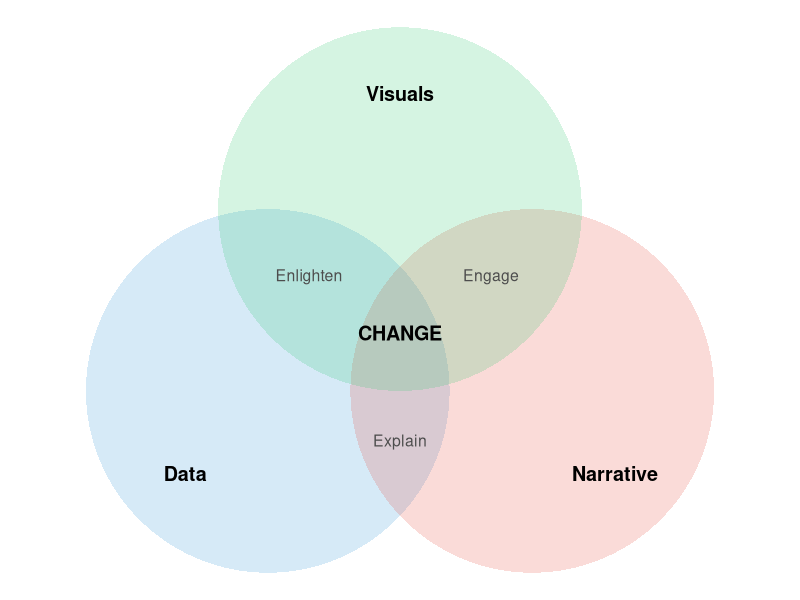
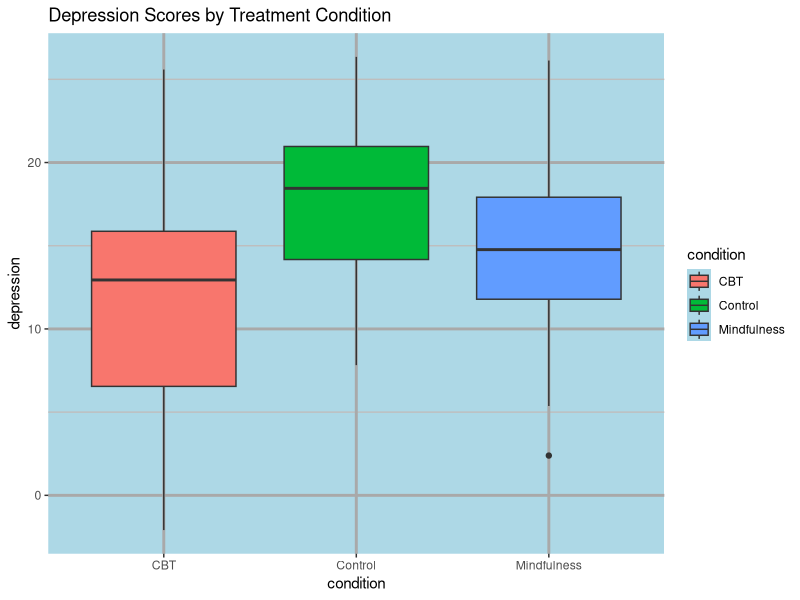
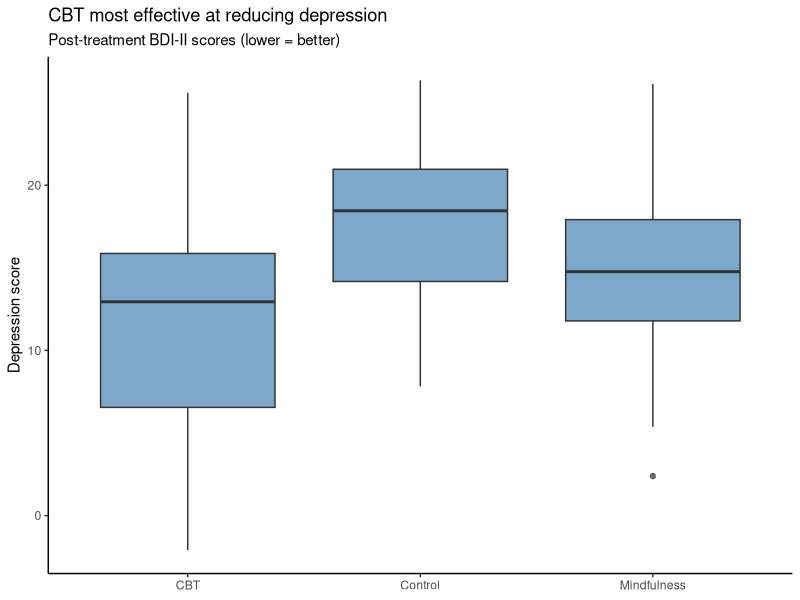
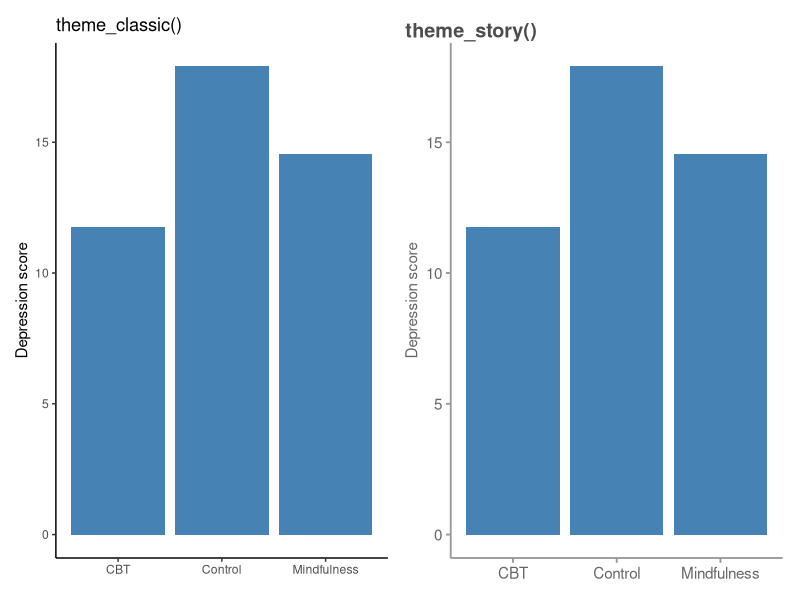
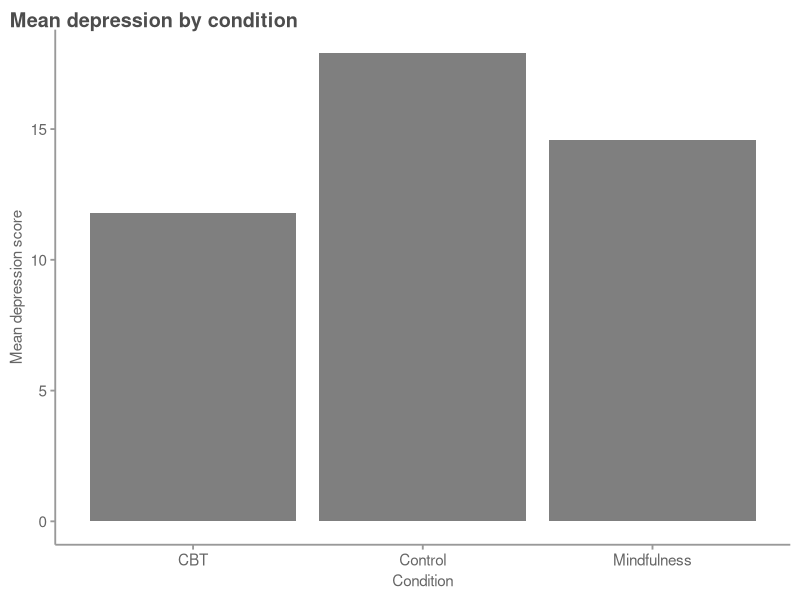
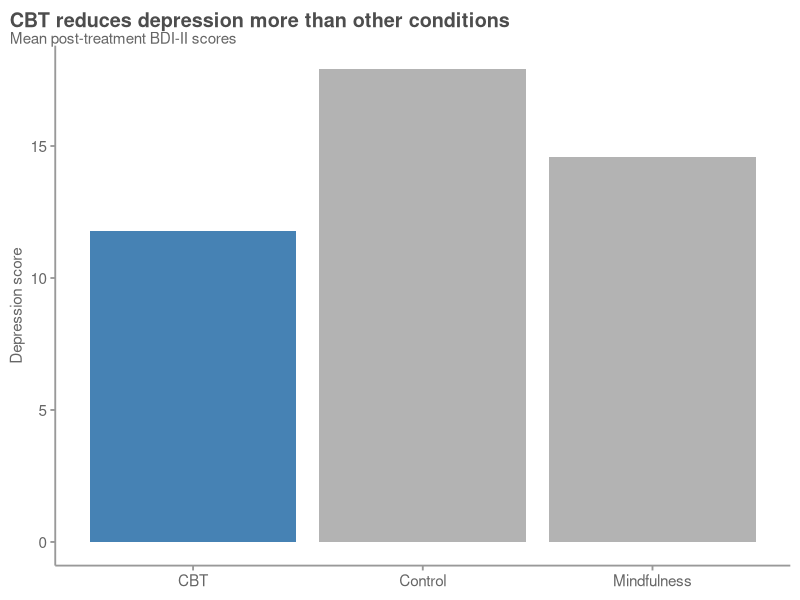
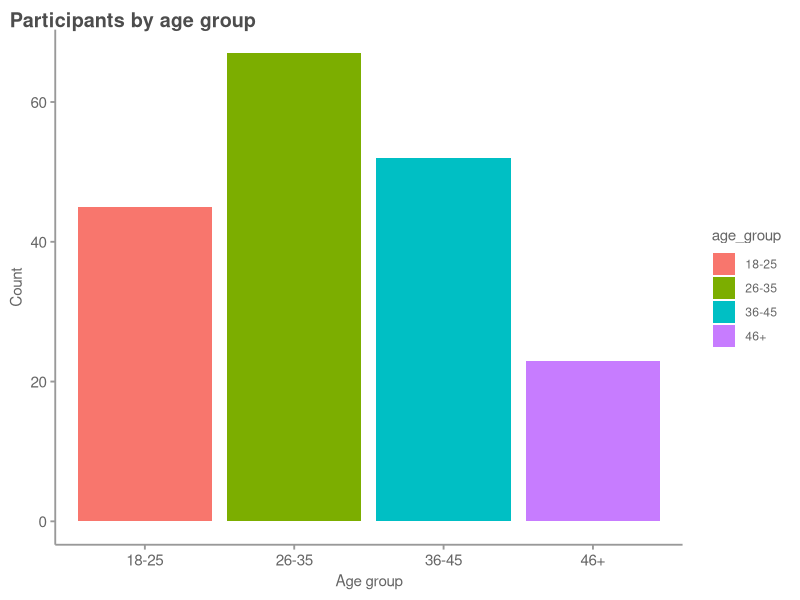
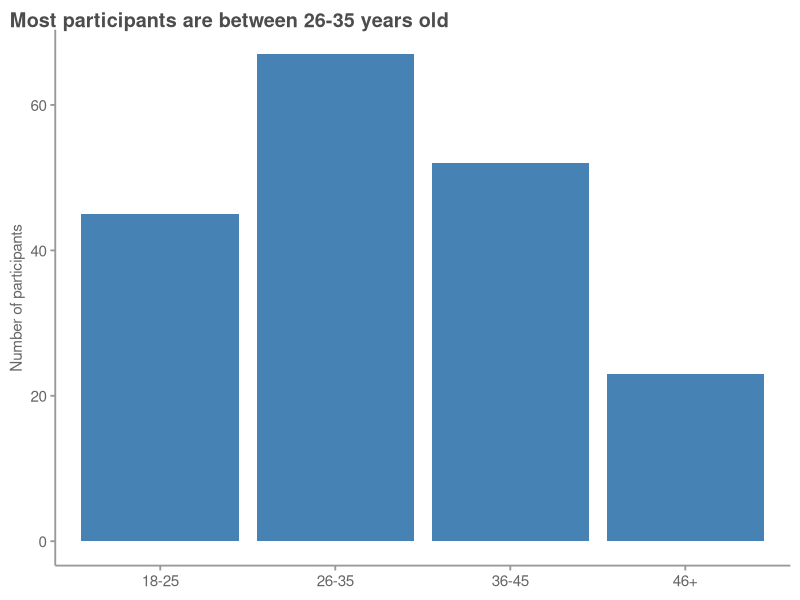

Write the R code that produced these figures, in order.
## ---- chunk 1
#| include: false
library(tidyverse)
## ---- chunk 2
#| echo: false
#| fig-width: 7
#| fig-height: 5
#| fig-align: center
#| fig-alt: "Venn diagram showing three overlapping circles for Data, Narrative, and Visuals. Where all three overlap, the word CHANGE appears, illustrating that effective data storytelling requires all three components."
library(ggforce)

triad <- tibble(
  x = c(-0.8, 0.8, 0),
  y = c(-0.3, -0.3, 0.8),
  label = c("Data", "Narrative", "Visuals")
)

ggplot(triad) +
  geom_circle(aes(x0 = x, y0 = y, r = 1.1, fill = label),
              alpha = 0.2, color = NA) +
  scale_fill_manual(values = c("Data" = "#3498db",
                                "Narrative" = "#e74c3c",
                                "Visuals" = "#2ecc71")) +
  annotate("text", x = -1.3, y = -0.8, label = "Data", fontface = "bold", size = 5) +
  annotate("text", x = 1.3, y = -0.8, label = "Narrative", fontface = "bold", size = 5) +
  annotate("text", x = 0, y = 1.5, label = "Visuals", fontface = "bold", size = 5) +
  annotate("text", x = 0, y = -0.6, label = "Explain", size = 4, color = "grey30") +
  annotate("text", x = -0.55, y = 0.4, label = "Enlighten", size = 4, color = "grey30") +
  annotate("text", x = 0.55, y = 0.4, label = "Engage", size = 4, color = "grey30") +
  annotate("text", x = 0, y = 0.05, label = "CHANGE", fontface = "bold", size = 5) +
  coord_equal() +
  guides(fill = "none") +
  theme_void()
## ---- chunk 3
#| output-location: slide
#| fig-alt: "Cluttered boxplot of depression scores by treatment condition with a blue background, heavy gridlines, rainbow fill colors, and a redundant legend — demonstrating common visual clutter to avoid."
therapy_data <- tibble(
  condition = rep(c("Control", "CBT", "Mindfulness"), each = 30),
  depression = c(rnorm(30, 18, 5), rnorm(30, 12, 5), rnorm(30, 14, 5))
)

ggplot(therapy_data, aes(x = condition, y = depression, fill = condition)) +
  geom_boxplot() +
  labs(title = "Depression Scores by Treatment Condition") +
  theme_gray() +
  theme(
    panel.background = element_rect(fill = "lightblue"),
    panel.grid.major = element_line(color = "darkgray", size = 1),
    panel.grid.minor = element_line(color = "gray", size = 0.5)
  )
## ---- chunk 4
#| output-location: slide
#| fig-alt: "Clean boxplot of depression scores by condition using a single steelblue fill, no legend, a clean theme, and an assertion title stating CBT is most effective — demonstrating effective decluttering."
ggplot(therapy_data, aes(x = condition, y = depression)) +
  geom_boxplot(fill = "steelblue", alpha = 0.7) +
  labs(
    title = "CBT most effective at reducing depression",
    subtitle = "Post-treatment BDI-II scores (lower = better)",
    x = NULL,
    y = "Depression score"
  ) +
  theme_classic()
## ---- chunk 5
theme_story <- function(base_size = 14) {
  theme_classic(base_size = base_size) %+replace%
    theme(
      text = element_text(color = "grey40"),
      axis.line = element_line(color = "grey60"),
      axis.ticks = element_line(color = "grey60"),
      axis.text = element_text(color = "grey40"),
      plot.title = element_text(color = "grey30", face = "bold", hjust = 0, size = rel(1.3)),
      plot.subtitle = element_text(color = "grey40", hjust = 0),
      plot.title.position = "plot",
      plot.caption.position = "plot"
    )
}
## ---- chunk 6
#| echo: false
#| fig-width: 10
#| fig-height: 4
#| fig-align: center
#| fig-alt: "Side-by-side bar charts comparing theme_classic and theme_story. The theme_story version has softer grey text, grey axes, and a plot-aligned title, showing how small theme tweaks improve readability."
library(patchwork)

p_data <- therapy_data |>
  group_by(condition) |>
  summarize(mean_depression = mean(depression))

p_classic <- ggplot(p_data, aes(x = condition, y = mean_depression)) +
  geom_col(fill = "steelblue") +
  labs(title = "theme_classic()", x = NULL, y = "Depression score") +
  theme_classic()

p_story <- ggplot(p_data, aes(x = condition, y = mean_depression)) +
  geom_col(fill = "steelblue") +
  labs(title = "theme_story()", x = NULL, y = "Depression score") +
  theme_story()

p_classic + p_story
## ---- chunk 7
#| output-location: slide
#| fig-alt: "Bar chart of mean depression scores by condition with all bars in uniform gray. Without color contrast, no single condition stands out and the viewer must work to identify the key finding."
therapy_summary <- therapy_data |>
  group_by(condition) |>
  summarize(mean_depression = mean(depression))

ggplot(therapy_summary, aes(x = condition, y = mean_depression)) +
  geom_col(fill = "gray50") +
  labs(
    title = "Mean depression by condition",
    x = "Condition",
    y = "Mean depression score"
  ) +
  theme_story()
## ---- chunk 8
#| output-location: slide
#| fig-alt: "Bar chart of mean depression scores where the CBT bar is highlighted in steelblue while other bars are gray, immediately drawing attention to CBT as the most effective condition."
therapy_summary <- therapy_summary |>
  mutate(highlight = if_else(condition == "CBT", "Highlight", "Normal"))

ggplot(therapy_summary, aes(x = condition, y = mean_depression, fill = highlight)) +
  geom_col() +
  scale_fill_manual(values = c("Highlight" = "steelblue", "Normal" = "gray70")) +
  labs(
    title = "CBT reduces depression more than other conditions",
    subtitle = "Mean post-treatment BDI-II scores",
    x = NULL,
    y = "Depression score"
  ) +
  theme_story() +
  theme(legend.position = "none")
## ---- chunk 9
#| output-location: slide
#| fig-alt: "Bar chart of participant counts by age group using four different fill colors, one per bar. The rainbow coloring adds no information since the x-axis already identifies each group."
demographics <- tibble(
  age_group = c("18-25", "26-35", "36-45", "46+"),
  count = c(45, 67, 52, 23)
)

ggplot(demographics, aes(x = age_group, y = count, fill = age_group)) +
  geom_col() +
  labs(title = "Participants by age group", x = "Age group", y = "Count") +
  theme_story()
## ---- chunk 10
#| output-location: slide
#| fig-alt: "Improved bar chart of participants by age group using a single steelblue fill and an assertion title highlighting that the 26-35 age group is the largest."
ggplot(demographics, aes(x = age_group, y = count)) +
  geom_col(fill = "steelblue") +
  labs(
    title = "Most participants are between 26-35 years old",
    x = NULL,
    y = "Number of participants"
  ) +
  theme_story()
## ---- chunk 11
#| output-location: slide
#| fig-alt: "Bar chart with a truncated y-axis starting at 15 instead of 0, making a 2-point difference between Control and Treatment appear dramatically large. Demonstrates how axis manipulation can mislead."
treatment_effect <- tibble(
  condition = c("Control", "Treatment"),
  score = c(18, 16)
)

ggplot(treatment_effect, aes(x = condition, y = score)) +
  geom_col(fill = "steelblue") +
  coord_cartesian(ylim = c(15, 19)) +  # Truncated!
  labs(
    title = "MISLEADING: Treatment looks very effective",
    subtitle = "Y-axis starts at 15, not 0",
    x = NULL,
    y = "Depression score"
  ) +
  theme_story()
## ---- chunk 12
#| output-location: slide
#| fig-alt: "Bar chart with the y-axis starting at 0, honestly showing that the 2-point difference between Control and Treatment is modest relative to the full scale."
ggplot(treatment_effect, aes(x = condition, y = score)) +
  geom_col(fill = "steelblue") +
  coord_cartesian(ylim = c(0, 25)) +  # Full scale
  labs(
    title = "Honest view: Treatment effect is modest",
    subtitle = "Y-axis starts at 0",
    x = NULL,
    y = "Depression score"
  ) +
  theme_story()
## ---- chunk 13
#| echo: false
#| fig-width: 8
#| fig-height: 4.5
#| fig-alt: "Spaghetti plot with eight individual participant lines crossing in all directions, making it impossible to identify any clear trend in depression over time."
set.seed(42)
longitudinal <- tibble(
  participant = rep(1:8, each = 3),
  time = rep(c("Baseline", "6 months", "12 months"), 8),
  depression = rnorm(24, 15, 5)
)

ggplot(longitudinal, aes(x = time, y = depression, group = participant)) +
  geom_line() +
  theme_story()
## ---- chunk 14
#| echo: false
#| fig-width: 8
#| fig-height: 4.5
#| fig-alt: "Single line chart showing mean depression scores decreasing steadily from baseline through 6 and 12 months, clearly conveying the trend that the spaghetti plot obscured."
longitudinal |>
  group_by(time) |>
  summarize(mean_depression = mean(depression)) |>
  mutate(time = factor(time, levels = c("Baseline", "6 months", "12 months"))) |>
  ggplot(aes(x = time, y = mean_depression, group = 1)) +
  geom_line(color = "steelblue", linewidth = 1.5) +
  geom_point(color = "steelblue", size = 4) +
  labs(
    title = "Depression decreases steadily over 12 months",
    subtitle = "Mean BDI-II scores (N = 8)",
    x = NULL,
    y = "Depression score"
  ) +
  theme_story(base_size = 14)
## ---- chunk 15
#| echo: false
#| fig-width: 7
#| fig-height: 4.5
#| fig-alt: "Pie chart with eight slices representing therapy types. The similar-sized slices make it difficult to compare categories or determine which therapy is most common."
set.seed(123)
therapy_types <- tibble(
  type = c("CBT", "DBT", "ACT", "Psychodynamic", "EMDR",
           "IPT", "Exposure", "Other"),
  n = c(45, 32, 28, 22, 15, 12, 8, 6)
)

ggplot(therapy_types, aes(x = "", y = n, fill = type)) +
  geom_col(width = 1) +
  coord_polar(theta = "y") +
  theme_void() +
  labs(fill = "Therapy type")
## ---- chunk 16
#| echo: false
#| fig-width: 8
#| fig-height: 4.5
#| fig-alt: "Horizontal bar chart with therapy types ranked by frequency, clearly showing CBT as the most common approach. The ordered layout makes comparisons between categories easy."
therapy_types |>
  mutate(type = fct_reorder(type, n)) |>
  ggplot(aes(x = n, y = type)) +
  geom_col(fill = "steelblue", alpha = 0.8) +
  labs(
    title = "CBT is the most common therapy approach",
    subtitle = "N = 168 clinicians surveyed",
    x = "Number of clinicians",
    y = NULL
  ) +
  theme_story(base_size = 14)
## ---- chunk 17
#| fig-alt: "Messy bar chart of stress levels by profession with rainbow fill colors, a redundant legend, unsorted bars, a label-style title, and the default gray theme — intended for students to improve."
stress_data <- tibble(
  profession = c("Teacher", "Nurse", "Engineer", "Retail", "Admin"),
  stress = c(7.2, 8.1, 5.5, 6.8, 6.2),
  burnout = c(6.8, 7.9, 4.8, 6.5, 5.9)
)

ggplot(stress_data, aes(x = profession, y = stress, fill = profession)) +
  geom_col() +
  labs(title = "Stress by Profession") +
  theme_gray()
